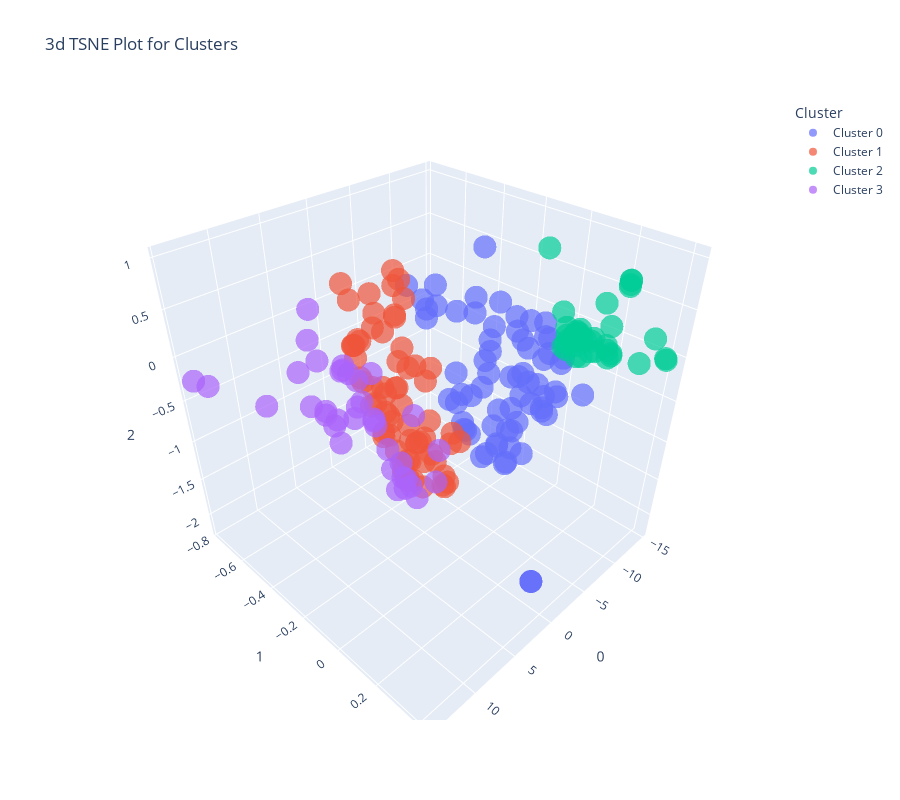

This figure's notebook cell:
### Code cell
setup(data = seedDataSet, transformation = True, transformation_method = 'yeo-johnson', verbose=False)
x = create_model('kmeans', num_clusters = 4)
plot_model(x, plot = 'tsne')
